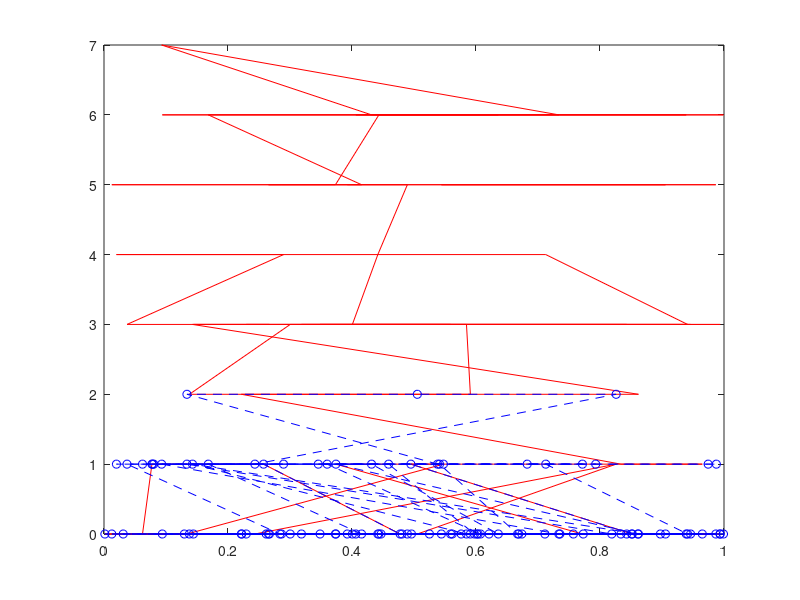

MATLAB code for this plot:
Number_Of_Time_Slots=100;
Previos_State_Check_InputPort1=0;
Previos_State_Check_InputPort2=0;
for Iteration_Var1=1:1:Number_Of_Time_Slots
Arrival_Probabilities(:,Iteration_Var1)=rand();
end
Input_Buffer_1=0;
Input_Buffer_2=0;
Output_Buffer_1=0;
Output_Buffer_2=0;
Counter1=0;
Counter2=0;
Previous_State_Port1=0;
Previous_State_Port2=0;
for Iteration_Var1=1:1:Number_Of_Time_Slots
      Packets_Processed=0;
      Count_Of_1Packets=0;
      %Count_Of_2Packets=0;
      Arrival_Random_Number=rand();
     if(Arrival_Random_Number >Arrival_Probabilities(Iteration_Var1))% Packets arriving at Input buffer 1
     Input_Buffer_1=Input_Buffer_1+1;
     end
     if(Arrival_Random_Number>Arrival_Probabilities(Iteration_Var1))% Packets arriving at Input buffer 2
     Input_Buffer_2=Input_Buffer_2+1;
     end
     Switching_Probability=rand();    % Probability of switching the arrived packet to Output port 1 or port 2(Rij)
     Random_Number=rand();
       if(Input_Buffer_1~=0 && Input_Buffer_2~=0)
               if(Switching_Probability>0.75 && Random_Number<=0.75)% (1,0) 
                   if(Previous_State_Port1==0 && Counter1~=0)%(0,0)
                        Counter1=Counter1+1;
                        if(rand()<=0.5)
                        Input_Buffer_1=Input_Buffer_1-1;
                        Output_Buffer_1=Output_Buffer_1+1;
                        Previous_State_Port2=0;
                        Packets_Processed=Packets_Processed+1;
                        else
                        Input_Buffer_2=Input_Buffer_2-1;
                        Output_Buffer_1=Output_Buffer_1+1;
                        Previous_State_Port1=0;
                        Packets_Processed=Packets_Processed+1;
                        end 
               elseif(Previous_State_Port2==1 && Counter2~=0)% (1,1)
                        Counter2=Counter2+1
                        if(rand()<=0.5)
                        Input_Buffer_1=Input_Buffer_1-1;
                        Output_Buffer_2=Output_Buffer_2+1;
                        Previous_State_Port2=1;
                        Packets_Processed=Packets_Processed+1;
                        else
                        Input_Buffer_2=Input_Buffer_2-1;
                        Output_Buffer_2=Output_Buffer_2+1;
                        Previous_State_Port1=1;
                        Packets_Processed=Packets_Processed+1;
                        end
                else %(1,0)Both the packets will be delivered.
                        Input_Buffer_1=Input_Buffer_1-1;
                        Input_Buffer_2=Input_Buffer_2-1;
                        Output_Buffer_1=Output_Buffer_1+1;
                        Output_Buffer_2=Output_Buffer_2+1;
                        Packets_Processed=Packets_Processed+2;
                end
              end
              if(Switching_Probability<=0.75 && Random_Number>0.75)% (0,1) 
                   if(Previous_State_Port2==0 && Counter1~=0)%(0,0)
                        Counter1=Counter1+1;
                        if(rand()<=0.5)
                        Input_Buffer_1=Input_Buffer_1-1;
                        Output_Buffer_1=Output_Buffer_1+1;
                        Previous_State_Port2=0;
                        Packets_Processed=Packets_Processed+1;
                        else
                        Input_Buffer_2=Input_Buffer_2-1;
                        Output_Buffer_1=Output_Buffer_1+1;
                        Previous_State_Port1=0;
                        Packets_Processed=Packets_Processed+1;
                        end 
                   elseif(Previous_State_Port1==1 && Counter2~=0)% (1,1)
                        Counter2=Counter2+1;
                        if(rand()<=0.5)
                        Input_Buffer_1=Input_Buffer_1-1;
                        Output_Buffer_2=Output_Buffer_2+1;
                        Previous_State_Port2=1;
                        Packets_Processed=Packets_Processed+1;
                        else
                        Input_Buffer_2=Input_Buffer_2-1;
                        Output_Buffer_2=Output_Buffer_2+1;
                        Previous_State_Port1=1;
                        Packets_Processed=Packets_Processed+1;
                        end
                   else %(0,1)Both the packets will be delivered.
                        Input_Buffer_1=Input_Buffer_1-1;
                        Input_Buffer_2=Input_Buffer_2-1;
                        Output_Buffer_1=Output_Buffer_1+1;
                        Output_Buffer_2=Output_Buffer_2+1;
                        Packets_Processed=Packets_Processed+2;
                    end
              end 
           if(Switching_Probability<=0.75 && Random_Number<=0.75)% (0,0) 
                   if(Previous_State_Port1==0 && Counter1~=0) %(1,0)
                        Input_Buffer_1=Input_Buffer_1-1;
                        Output_Buffer_1=Output_Buffer_1+1;
                        Input_Buffer_2=Input_Buffer_2-1;
                        Output_Buffer_2=Output_Buffer_2+1;
                        Packets_Processed=Packets_Processed+2;
                   elseif(Previous_State_Port2==1 && Counter2~=0)% (0,1)
                         Input_Buffer_1=Input_Buffer_1-1;
                         Output_Buffer_1=Output_Buffer_1+1;
                         Input_Buffer_2=Input_Buffer_2-1;
                         Output_Buffer_2=Output_Buffer_2+1;
                         Packets_Processed=Packets_Processed+2;
                   else %(0,0)Only one of thr packets will be delivered
                        Counter1=Counter1+1;
                        if(rand<=0.5)
                        Input_Buffer_1=Input_Buffer_1-1;
                        Output_Buffer_1=Output_Buffer_1+1;
                        Previous_State_Port2=0;
                        Packets_Processed=Packets_Processed+1;
                        else
                        Input_Buffer_2=Input_Buffer_2-1;
                        Output_Buffer_1=Output_Buffer_1+1;
                        Previous_State_Port1=0;
                        Packets_Processed=Packets_Processed+1;
                        end
                   end
           end
        if(Switching_Probability>0.75 && Random_Number>0.75)% (1,1) 
                   if(Previous_State_Port2==0 && Counter1~=0) %(1,0)
                        Input_Buffer_1=Input_Buffer_1-1;
                        Output_Buffer_1=Output_Buffer_1+1;
                        Input_Buffer_2=Input_Buffer_2-1;
                        Output_Buffer_2=Output_Buffer_2+1;
                        Packets_Processed=Packets_Processed+2;
                   elseif(Previous_State_Port1==0 && Counter2~=0)% (0,1)
                         Input_Buffer_1=Input_Buffer_1-1;
                         Output_Buffer_1=Output_Buffer_1+1;
                         Input_Buffer_2=Input_Buffer_2-1;
                         Output_Buffer_2=Output_Buffer_2+1;
                         Packets_Processed=Packets_Processed+2;
                   else %(1,1)Only one of thr packets will be delivered
                        Counter2=Counter2+1;
                        if(rand<=0.5)
                        Input_Buffer_1=Input_Buffer_1-1;
                        Output_Buffer_1=Output_Buffer_1+1;
                        Previous_State_Port2=1;
                        Packets_Processed=Packets_Processed+1;
                        else
                        Input_Buffer_2=Input_Buffer_2-1;
                        Output_Buffer_1=Output_Buffer_1+1;
                        Previous_State_Port1=1;
                        Packets_Processed=Packets_Processed+1;
                        end
                  end         
        end  
    end
       Total_Buffer_Size(:,Iteration_Var1)=Input_Buffer_2+Input_Buffer_1;
       Buffer1_Size(:,Iteration_Var1)=Input_Buffer_1;
       Buffer2_Size(:,Iteration_Var1)=Input_Buffer_2;
       if(Packets_Processed~=0)
       Throughput(:,Iteration_Var1)=(Packets_Processed);
       Efficiency(:,Iteration_Var1)=(Throughput(:,Iteration_Var1)/2)*100;
       end
       Packets_Processed_Switch(:,Iteration_Var1)=Packets_Processed; 
       
end
Mean_Packets_Processed_Switch=mean(Packets_Processed_Switch);
Mean_ThroughPut=mean(Throughput);
Mean_Efficiency=mean(Efficiency);
Mean_Of_Buffer1=mean(Buffer1_Size);
Mean_Of_Buffer2=mean(Buffer2_Size);
Mean_Of_Total_Buffer=mean(Total_Buffer_Size);
disp('The Mean Throughput is =')
disp(Mean_ThroughPut);
disp('The Mean Efficiency is =')
disp(Mean_Efficiency);
disp('The Mean of the buffer1=');
disp(Mean_Of_Buffer1);
disp('The Mean of the buffer2=');
disp(Mean_Of_Buffer2);
disp('The Mean of the total buffer size =');
disp(Mean_Of_Total_Buffer);
disp('Mean of the packets processed by SWITCH in each slot');
disp(Mean_Packets_Processed_Switch);
%disp('The Arrival Probabilities=');
%disp(Arrival_Probabilities);
plot(Arrival_Probabilities,Buffer1_Size,'r',Arrival_Probabilities,Buffer2_Size,'b--o');

        